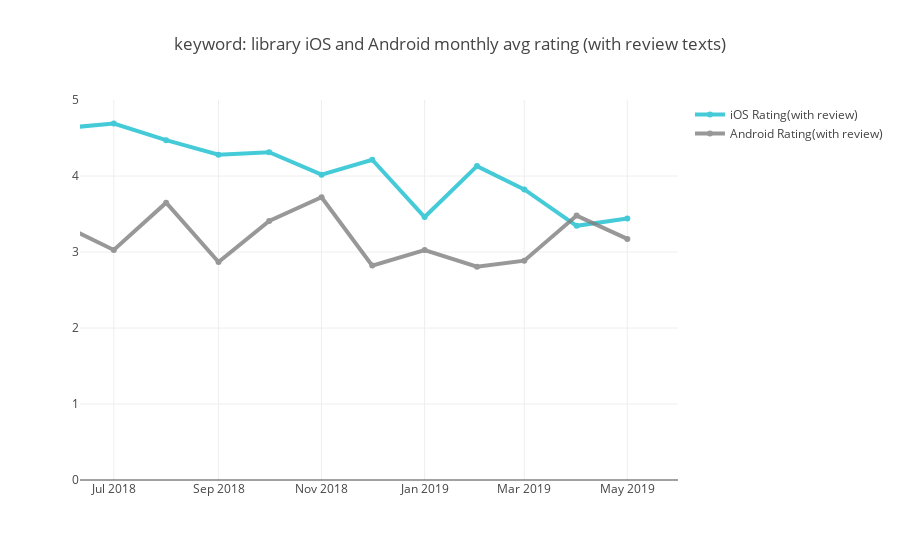

Notebook code for this chart:
### Code cell
#show change

kw = "library"

as_kw_to_review_sub= ios_kw_rating[ios_kw_rating["keyword"] == kw].sort_values("month_start",ascending=False)
gp_kw_to_review_sub = android_kw_rating[android_kw_rating["keyword"] == kw].sort_values("month_start",ascending=False)

# monthly trend
trace_ios = go.Scatter(
                x=as_kw_to_review_sub.month_start,
                y=as_kw_to_review_sub["Rating"],
                name = "iOS Rating(with review)",
                line = dict(color = '#17BECF', width = 4),
                opacity = 0.8)

trace_android = go.Scatter(
                x=gp_kw_to_review_sub.month_start,
                y=gp_kw_to_review_sub["Rating"],
                name = "Android Rating(with review)",
                line = dict(color = '#7F7F7F', width = 4),
                opacity = 0.8)

data = [trace_ios,trace_android]

layout = dict(
    title = "keyword: " + kw + " " +"iOS and Android monthly avg rating (with review texts)",
    xaxis = dict(
        range = ['2018-06-11','2019-05-31']),
    yaxis = dict(range = [0,5])
)

fig = dict(data=data, layout=layout)
py.iplot(fig, filename = "Manually Set Range")

### Figure 1 — Plotly figure (JSON) as saved in the notebook; plotly's stock layout.template omitted (floating-point values rounded to 4 significant figures)
{"data": [{"line": {"color": "#17BECF", "width": 4}, "name": "iOS Rating(with review)", "opacity": 0.8, "type": "scatter", "uid": "e69168a1-e058-4d28-8690-e69f4a544761", "x": ["2019-05-01", "2019-04-01", "2019-03-01", "2019-02-01", "2019-01-01", "2018-12-01", "2018-11-01", "2018-10-01", "2018-09-01", "2018-08-01", "2018-07-01", "2018-06-01", "2018-05-01"], "y": [3.441, 3.345, 3.824, 4.13, 3.46, 4.214, 4.018, 4.313, 4.279, 4.472, 4.691, 4.629, 2.875]}, {"line": {"color": "#7F7F7F", "width": 4}, "name": "Android Rating(with review)", "opacity": 0.8, "type": "scatter", "uid": "6e08219f-54a4-48bd-b82b-9ae3511f8f94", "x": ["2019-05-01", "2019-04-01", "2019-03-01", "2019-02-01", "2019-01-01", "2018-12-01", "2018-11-01", "2018-10-01", "2018-09-01", "2018-08-01", "2018-07-01", "2018-06-01", "2018-05-01"], "y": [3.172, 3.479, 2.886, 2.806, 3.025, 2.821, 3.72, 3.409, 2.868, 3.649, 3.027, 3.353, 2.914]}], "layout": {"title": {"text": "keyword: library iOS and Android monthly avg rating (with review texts)"}, "xaxis": {"range": ["2018-06-11", "2019-05-31"]}, "yaxis": {"range": [0, 5]}}}
